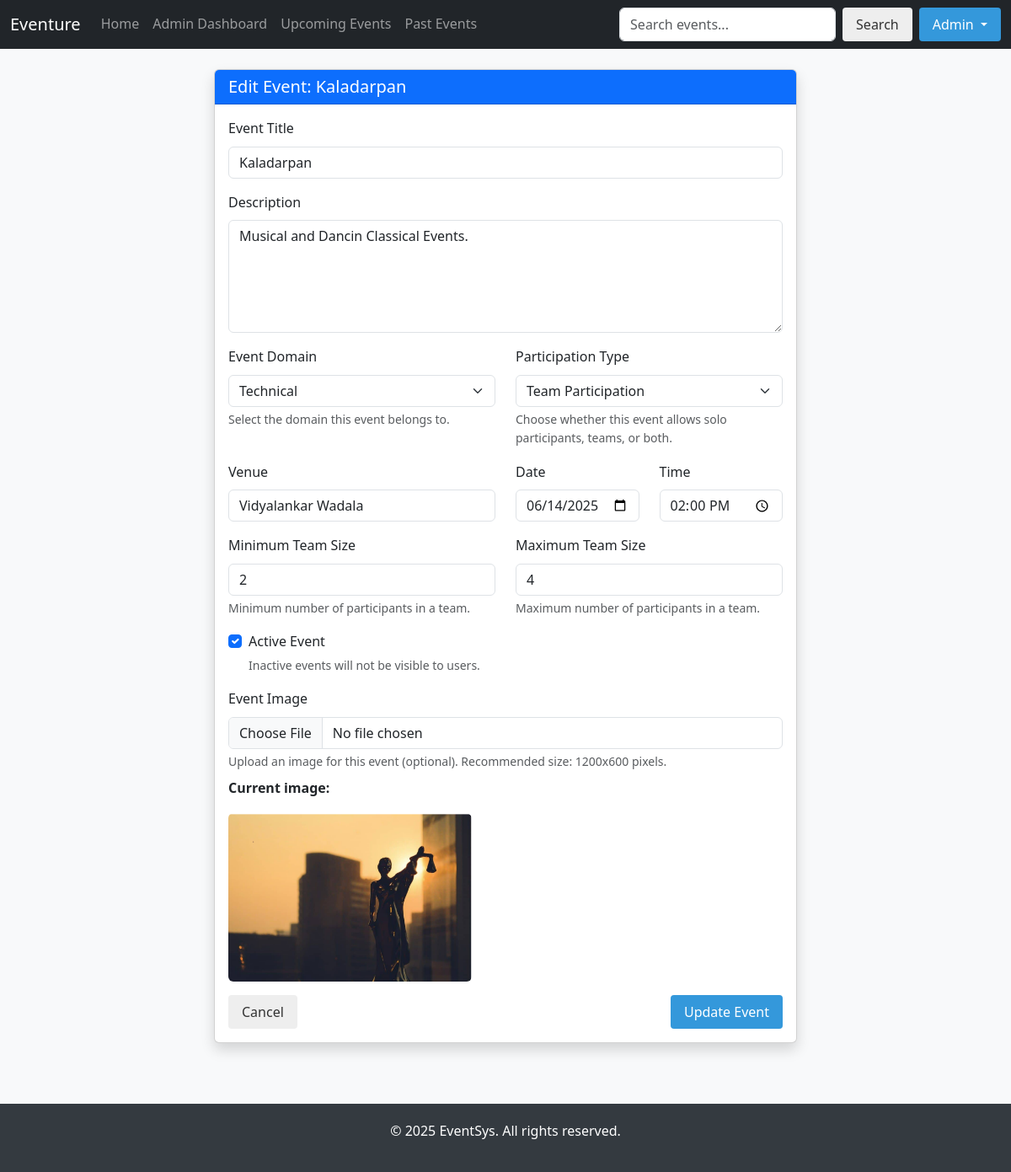
Before: /edit-event/1/ (signed in) with the older database file.
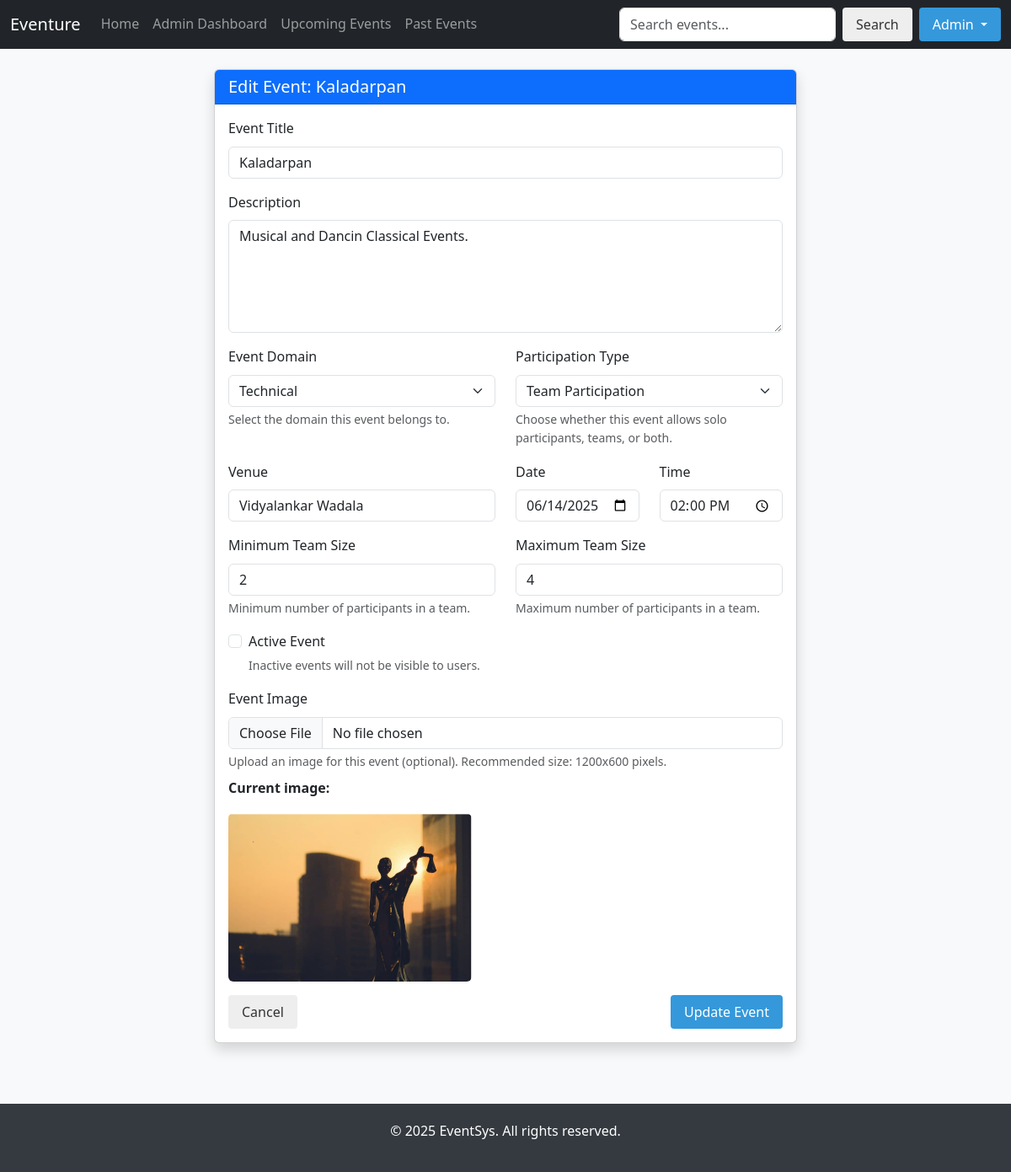
After: the same page with the newer database file.
### events/models.py (models this page shows, shortened)
class Event(models.Model):
    TECHNICAL = 'TECH'
    CULTURAL = 'CULT'
    SPORTS = 'SPORTS'
    ACADEMIC = 'ACAD'
    OTHER = 'OTHER'
    DOMAIN_CHOICES = [
        (TECHNICAL, 'Technical'),
        (CULTURAL, 'Cultural'),
        (SPORTS, 'Sports'),
        (ACADEMIC, 'Academic'),
        (OTHER, 'Other')
    ]
    SOLO = 'SOLO'
    TEAM = 'TEAM'
    BOTH = 'BOTH'
    PARTICIPATION_TYPE_CHOICES = [
        (SOLO, 'Solo Participant'),
        (TEAM, 'Team Participation'),
        (BOTH, 'Both Solo & Team')
    ]
    title = models.CharField(max_length=200)
    description = models.TextField()
    domain = models.CharField(max_length=10, choices=DOMAIN_CHOICES, default=OTHER)
    participation_type = models.CharField(max_length=5, choices=PARTICIPATION_TYPE_CHOICES, default=SOLO)
    venue = models.CharField(max_length=200)
    date = models.DateField()
    time = models.TimeField()
    is_active = models.BooleanField(default=True)
    min_team_size = models.IntegerField(default=1, validators=[MinValueValidator(1)])
    max_team_size = models.IntegerField(default=1, validators=[MinValueValidator(1), MaxValueValidator(20)])
    image = models.ImageField(upload_to='event_images/', null=True, blank=True,
                              help_text="Upload an image for the event (optional)")

### events/views.py (the view)
# urls.py: path('edit-event/<int:event_id>/', views.edit_event, name='edit_event'),
@login_required
@user_passes_test(is_admin)
def edit_event(request, event_id):
    event = get_object_or_404(Event, id=event_id)
    if request.method == 'POST':
        form = EventForm(request.POST, request.FILES, instance=event)
        if form.is_valid():
            if 'image' in request.FILES and event.image:
                if os.path.isfile(event.image.path):
                    os.remove(event.image.path)
            form.save()
            messages.success(request, f'Event "{event.title}" updated successfully!')
            return redirect('admin_dashboard')
    else:
        form = EventForm(instance=event)
    return render(request, 'events/edit_event.html', {'form': form, 'event': event})

### events/forms.py
class EventForm(forms.ModelForm):
    class Meta:
        model = Event
        fields = ['title', 'description', 'domain', 'participation_type',
                  'venue', 'date', 'time', 'is_active',
                  'min_team_size', 'max_team_size', 'image']
        widgets = {
            'title': forms.TextInput(attrs={'class': 'form-control'}),
            'description': forms.Textarea(attrs={'class': 'form-control'}),
            'domain': forms.Select(attrs={'class': 'form-select'}),
            'participation_type': forms.Select(attrs={'class': 'form-select'}),
            'venue': forms.TextInput(attrs={'class': 'form-control'}),
            'date': forms.DateInput(attrs={'class': 'form-control', 'type': 'date'}),
            'time': forms.TimeInput(attrs={'class': 'form-control', 'type': 'time'}),
            'is_active': forms.CheckboxInput(attrs={'class': 'form-check-input'}),
            'min_team_size': forms.NumberInput(attrs={'class': 'form-control', 'min': '1'}),
            'max_team_size': forms.NumberInput(attrs={'class': 'form-control', 'min': '1'}),
            'image': forms.FileInput(attrs={'class': 'form-control', 'accept': 'image/*'})
        }

### events/templates/events/edit_event.html (shortened to what the changed rows need)
{% extends 'events/base.html' %}
{% block content %}
<div class="row justify-content-center">
    <div class="col-md-8">
        <div class="card shadow">
            <div class="card-header bg-primary text-white">
                <h5 class="card-title mb-0">Edit Event: {{ event.title }}</h5>
            </div>
            <div class="card-body">
                <form method="post" enctype="multipart/form-data">
                    <div class="mb-3">
                        <label for="{{ form.title.id_for_label }}" class="form-label">Event Title</label>
                        <input type="text" name="{{ form.title.name }}" id="{{ form.title.id_for_label }}" class="form-control" value="{{ event.title }}" required>
                    </div>
                    <div class="mb-3">
                        <label for="{{ form.description.id_for_label }}" class="form-label">Description</label>
                        <textarea name="{{ form.description.name }}" id="{{ form.description.id_for_label }}" class="form-control" rows="5" required>{{ event.description }}</textarea>
                    </div>
                    <div class="row mb-3">
                        <div class="col-md-6">
                            <label for="{{ form.domain.id_for_label }}" class="form-label">Event Domain</label>
                            {{ form.domain }}
                            <div class="form-text">Select the domain this event belongs to.</div>
                        </div>
                        <div class="col-md-6">
                            <label for="{{ form.participation_type.id_for_label }}" class="form-label">Participation Type</label>
                            {{ form.participation_type }}
                            <div class="form-text">Choose whether this event allows solo participants, teams, or both.</div>
                        </div>
                    </div>
                    <div class="row mb-3">
                        <div class="col-md-6">
                            <label for="{{ form.venue.id_for_label }}" class="form-label">Venue</label>
                            <input type="text" name="{{ form.venue.name }}" id="{{ form.venue.id_for_label }}" class="form-control" value="{{ event.venue }}" required>
                        </div>
                        <div class="col-md-3">
                            <label for="{{ form.date.id_for_label }}" class="form-label">Date</label>
                            <input type="date" name="{{ form.date.name }}" id="{{ form.date.id_for_label }}" class="form-control" value="{{ event.date|date:'Y-m-d' }}" required>
                        </div>
                        <div class="col-md-3">
                            <label for="{{ form.time.id_for_label }}" class="form-label">Time</label>
                            <input type="time" name="{{ form.time.name }}" id="{{ form.time.id_for_label }}" class="form-control" value="{{ event.time|time:'H:i' }}" required>
                        </div>
                    </div>
                    <div class="row mb-3">
                        <div class="col-md-6">
                            <label for="{{ form.min_team_size.id_for_label }}" class="form-label">Minimum Team Size</label>
                            {{ form.min_team_size }}
                            <div class="form-text">Minimum number of participants in a team.</div>
                        </div>
                        <div class="col-md-6">
                            <label for="{{ form.max_team_size.id_for_label }}" class="form-label">Maximum Team Size</label>
                            {{ form.max_team_size }}
                            <div class="form-text">Maximum number of participants in a team.</div>
                        </div>
                    </div>
                      <div class="mb-3">
                        <div class="form-check">
                            <input class="form-check-input" type="checkbox" name="{{ form.is_active.name }}" id="{{ form.is_active.id_for_label }}" {% if event.is_active %}checked{% endif %}>
                            <label class="form-check-label" for="{{ form.is_active.id_for_label }}">
                                Active Event
                            </label>
                            <div class="form-text">Inactive events will not be visible to users.</div>
                        </div>
                    </div>
                    <div class="mb-3">
                        {% if event.image %}
                        <div class="mt-2">
                            <p><strong>Current image:</strong></p>
                            <div class="current-event-image">
                                <img src="{{ event.image.url }}" alt="{{ event.title }}" class="img-fluid rounded" style="max-height: 200px;">
                            </div>
                        </div>
                        {% endif %}
                    </div>
                </form>
            </div>
        </div>
    </div>
</div>
{% endblock %}

Changed rows visible on the page:
changed Event "Kaladarpan": is_active "☑" → "☐"
